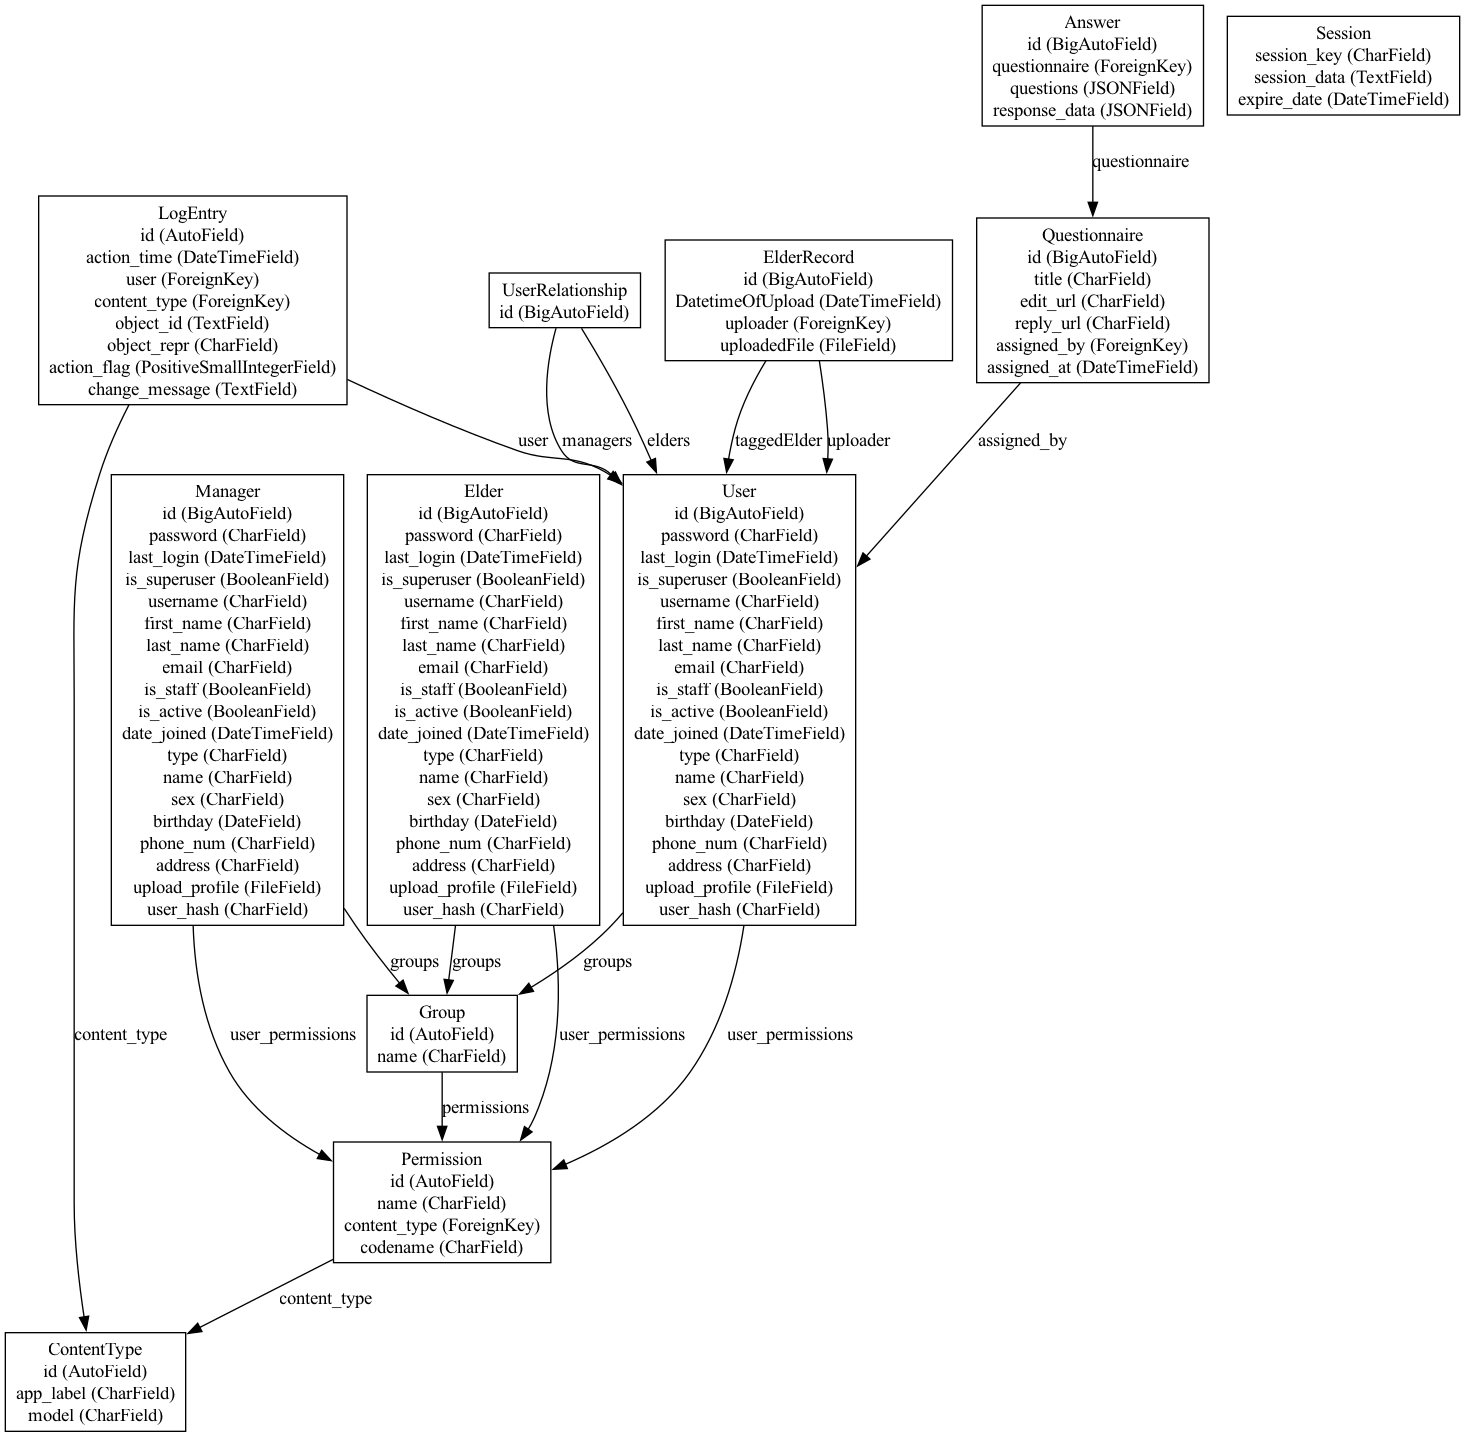

Reproduce this figure in Python.
import os
import django
import pygraphviz as pgv
from django.apps import apps

def generate_erd():
    os.environ['DJANGO_SETTINGS_MODULE'] = 'core.settings'
    django.setup()

    graph = pgv.AGraph(strict=False, directed=True)
    graph.node_attr['shape'] = 'box'

    for model in apps.get_models():
        # Create a label with the model name and its fields
        label = f"{model._meta.object_name}\n"
        label += "\n".join(f"{field.name} ({field.get_internal_type()})" for field in model._meta.fields)

        graph.add_node(model._meta.object_name, label=label)

        for field in model._meta.fields + model._meta.many_to_many:
            if field.is_relation:
                target = field.related_model
                if target:
                    graph.add_edge(model._meta.object_name, target._meta.object_name, label=field.name)

    filename = 'erd.png'
    graph.draw(filename, prog='dot', format='png')
    print(f"ERD generated: {filename}")

if __name__ == '__main__':
    generate_erd()
